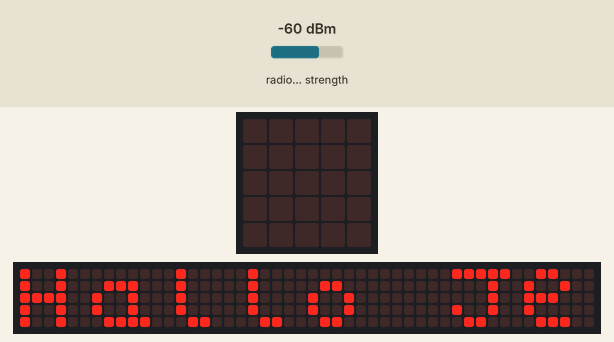
Recording of a program running on a simulated BBC micro:bit (MakeCode). Shown: the board's 5×5 LED display, a strip that is not on the board, showing the scrolling text unrolled. The test bench sets the inputs (shaded band); at power-on: radio signal strength -60 dBm. No radio messages arrive unless stated (any console line starting 'radio sent:' is added by the test bench); the 48×5 strip is a reading aid, not a part: it shows the text the display is scrolling, unrolled, one strip-width of it at a time; what the program prints to the serial console is not drawn.

Above: at 0.1 s.
At 2.5 s:
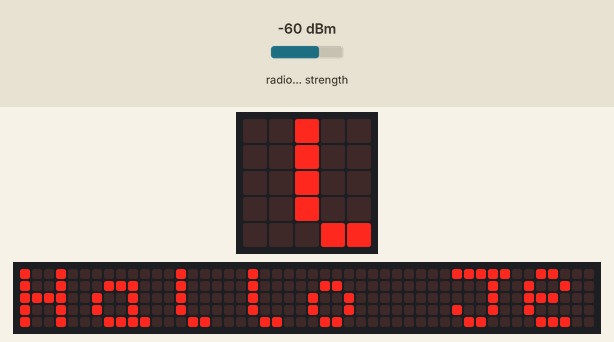
At 4.9 s:
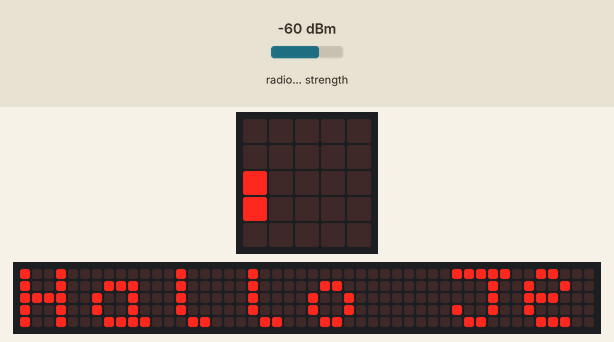
At 7.6 s:
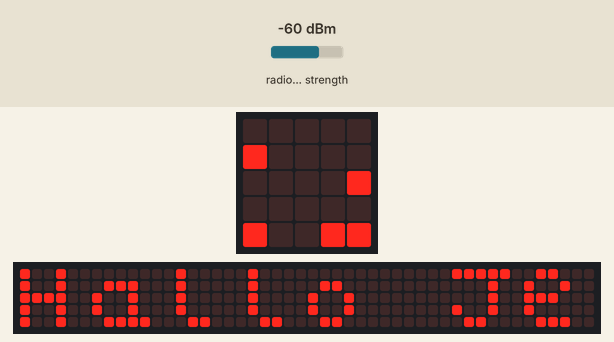
At 10.4 s:
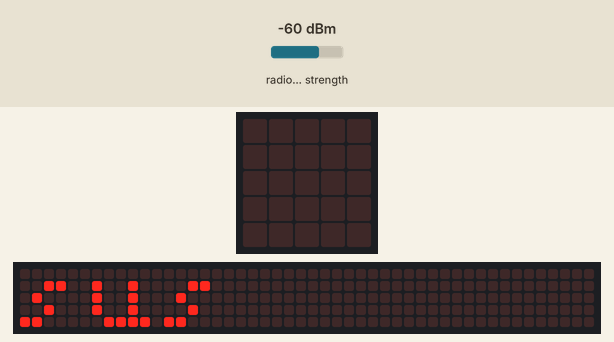
At 11.8 s:
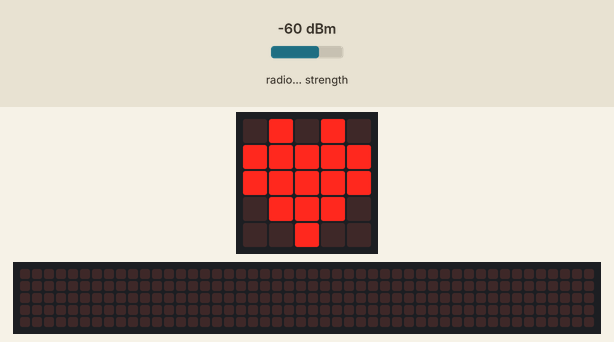

The program:

main.ts
```typescript
let Dann_fahre_wie_gesagt = 0
basic.showString("Hallo Jesus ")
basic.showIcon(IconNames.Heart)
basic.forever(function () {
    radio.raiseEvent(
    EventBusSource.MICROBIT_ID_BUTTON_A,
    radio.receivedPacket(RadioPacketProperty.SignalStrength)
    )
    Dann_fahre_wie_gesagt = 0
})
```

test.ts
```typescript
// Hier kann man Tests durchführen; diese Datei wird nicht kompiliert, wenn dieses Paket als Erweiterung verwendet wird.
```

Measured:
- what the display in image 4 shows lasts 1.3 s, from 10.4 s to 11.7 s
